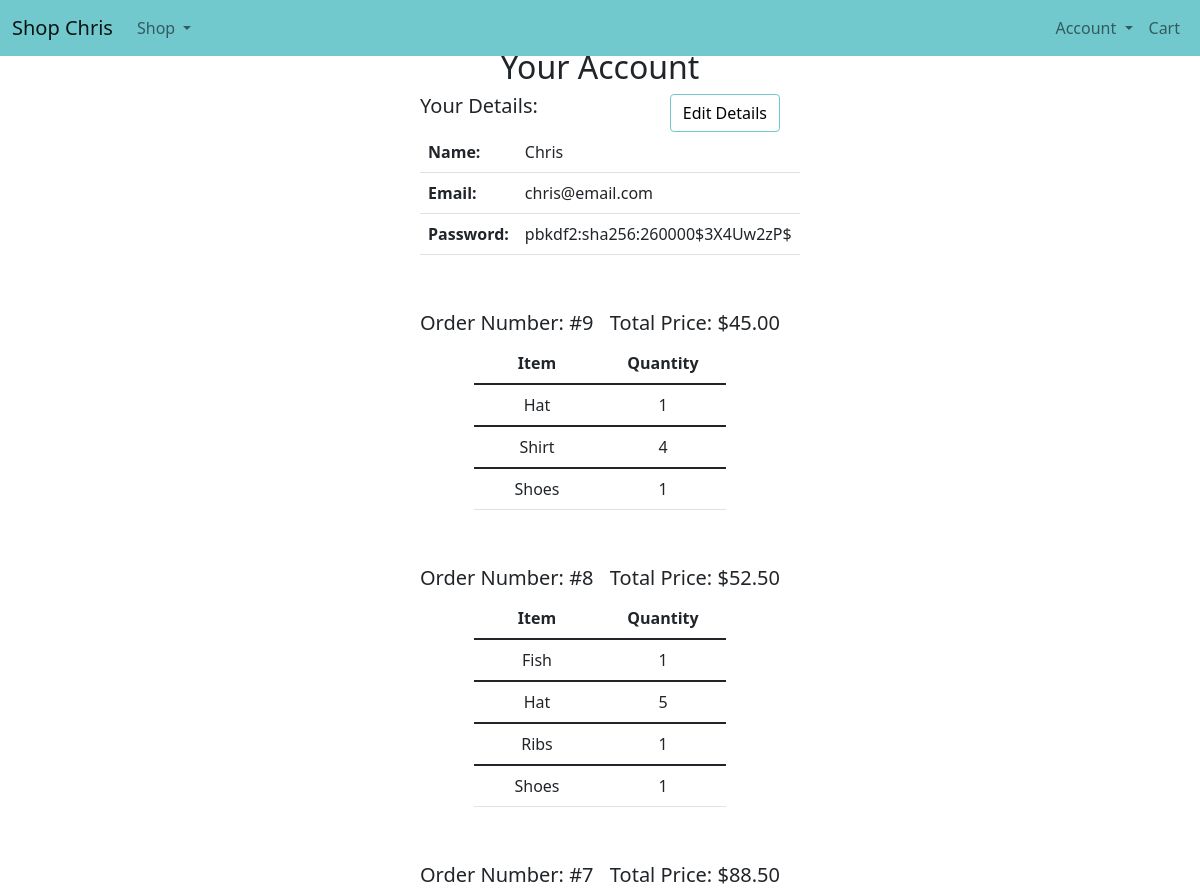
/account/1 (signed in, upper part), run on an earlier commit of the app's database.
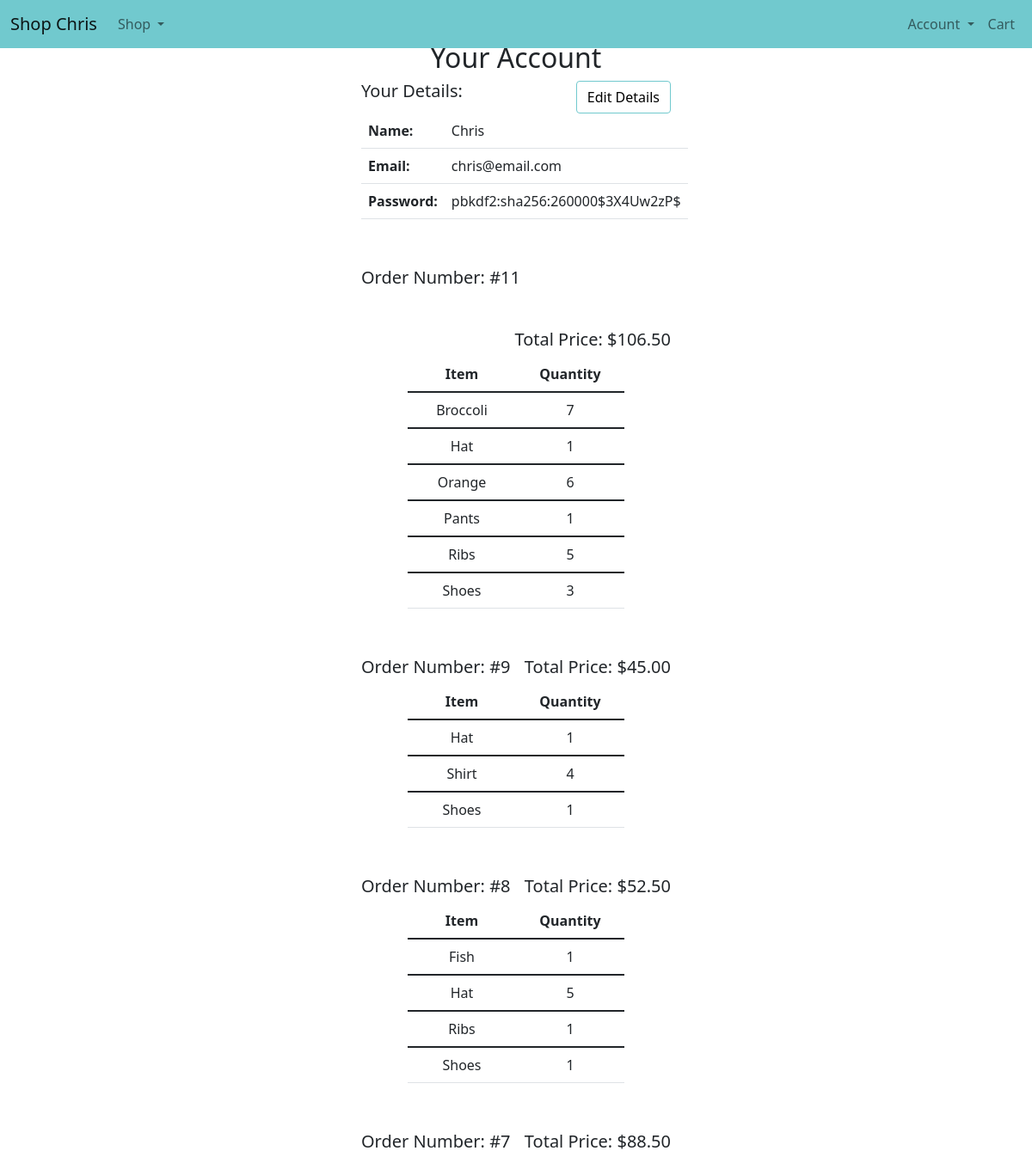
And on a later commit of the database.
### main.py (models this page shows)
class Order(db.Model):
    __tablename__ = "orders"
    id = db.Column(db.Integer, primary_key=True)
    items = db.Column(db.String(2000), nullable=False)
    quantity = db.Column(db.String(100), nullable=False)
    total_price = db.Column(db.String(50), nullable=False)
    user_id = db.Column(db.Integer, db.ForeignKey('users.id'), nullable=False)

### main.py (the view)
@app.route("/account/<int:user_id>")
def account(user_id):
    if current_user.id != user_id:
        return abort(403)
    else:
        user = User.query.filter_by(id=user_id).first()
        orders = Order.query.filter_by(user_id=user_id).all()
        item_list = []
        quantities_list = []
        total_prices = []
        order_id_list = []
        for order in orders:
            items = order.items.split(",")
            items.remove(items[-1])
            item_list.append(items)
            quantities = order.quantity.split(",")
            quantities.remove(quantities[-1])
            quantities_list.append(quantities)
            total_prices.append(order.total_price)
            order_id_list.append(order.id)
        item_list.reverse()
        quantities_list.reverse()
        total_prices.reverse()
        order_id_list.reverse()
        list_iterations = len(item_list)
        return render_template("account.html", logged_in=current_user.is_authenticated, cart_size=len(shopping_cart),
                               title=user.name.title(), copyright_year=copyright_year, user=user, items=item_list,
                               quantities=quantities_list, total_prices=total_prices, id=order_id_list,
                               iterations=list_iterations)

### main.py (called while the page is built)
@login_manager.user_loader
def load_user(user_id):
    return User.query.get(int(user_id))

### templates/account.html (shortened to what this page needs)
{% extends "base.html" %}
{% block content %}
    <div class="container-fluid order-summary-heading">
        <h2>Your Account</h2>
    </div>
    <div class="container-fluid order-summary">
        <h5 class="details-heading">Your Details: </h5>
        <form action="{{ url_for('edit_account', user_id=user.id) }}" method="post">
            <button type="submit" class="btn btn-outline-primary generic-button edit-button" name="edit_details_button"
                    value={{ user.id }}>Edit Details</button>
        </form>
        <table class="table">
            <tr>
                <th scope="row">Name: </th>
                <td>{{ user.name }}</td>
            </tr>
            <tr>
                <th scope="row">Email: </th>
                <td>{{ user.email }}</td>
            </tr>
            <tr>
                <th scope="row">Password: </th>
                <td>{{ user.password[0:30] }}</td>
            </tr>
        </table>
        {% for x in range(0, iterations) %}
        {% set count = items[x]|length %}
        <div>
            <h5 class="order-number-header">Order Number: #{{ id[x] }}</h5>
            <h5 class="account-summary-price">Total Price: ${{ total_prices[x]}}</h5>
        </div>
        <table class="table order-summary-table">
            <thead>
                <th scope="col">Item</th>
                <th scope="col">Quantity</th>
            </thead>
            {% for y in range(0, count) %}
            <tbody>
                <tr>
                    <td>{{ items[x][y].title() }}</td>
                    <td>{{ quantities[x][y] }}</td>
                </tr>
            </tbody>
            {% endfor %}
        </table>
        {% endfor %}
    </div>
    {% endblock %}

What changed in the data, as far as the page shows it:
added Order: total_price "106.50"
Also different on the page:
new list line: "Order Number: # 11 Total Price: $ Item Quantity Broccoli 7 Hat 1 Orange 6 Pants 1 Ribs 5 Shoes 3"
